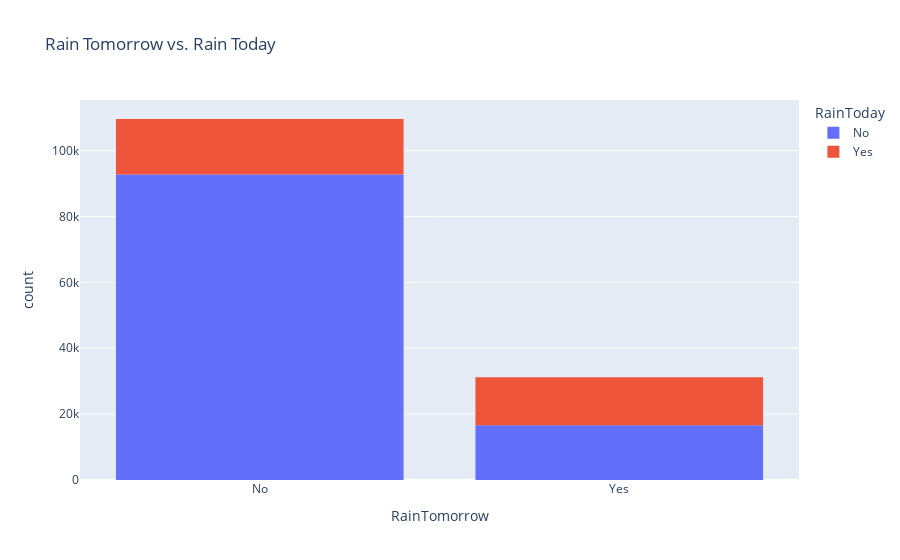

Notebook code cell kept with this figure:
### Code cell
px.histogram(raw_df, 
             x='RainTomorrow', 
             color='RainToday', 
             title='Rain Tomorrow vs. Rain Today')

### Figure 1 — Plotly figure (JSON) as saved in the notebook; plotly's stock layout.template omitted (floating-point values rounded to 4 significant figures; data arrays with more than 128 entries replaced by an {"elided": "..."} marker saying what was removed)
{"data": [{"alignmentgroup": "True", "bingroup": "x", "hovertemplate": "RainToday=No<br>RainTomorrow=%{x}<br>count=%{y}<extra></extra>", "legendgroup": "No", "marker": {"color": "#636efa", "pattern": {"shape": ""}}, "name": "No", "offsetgroup": "No", "orientation": "v", "showlegend": true, "type": "histogram", "x": {"elided": "109332 str values"}, "xaxis": "x", "yaxis": "y"}, {"alignmentgroup": "True", "bingroup": "x", "hovertemplate": "RainToday=Yes<br>RainTomorrow=%{x}<br>count=%{y}<extra></extra>", "legendgroup": "Yes", "marker": {"color": "#EF553B", "pattern": {"shape": ""}}, "name": "Yes", "offsetgroup": "Yes", "orientation": "v", "showlegend": true, "type": "histogram", "x": {"elided": "31455 str values"}, "xaxis": "x", "yaxis": "y"}], "layout": {"barmode": "relative", "legend": {"title": {"text": "RainToday"}, "tracegroupgap": 0}, "title": {"text": "Rain Tomorrow vs. Rain Today"}, "xaxis": {"anchor": "y", "domain": [0, 1], "title": {"text": "RainTomorrow"}}, "yaxis": {"anchor": "x", "domain": [0, 1], "title": {"text": "count"}}}}
